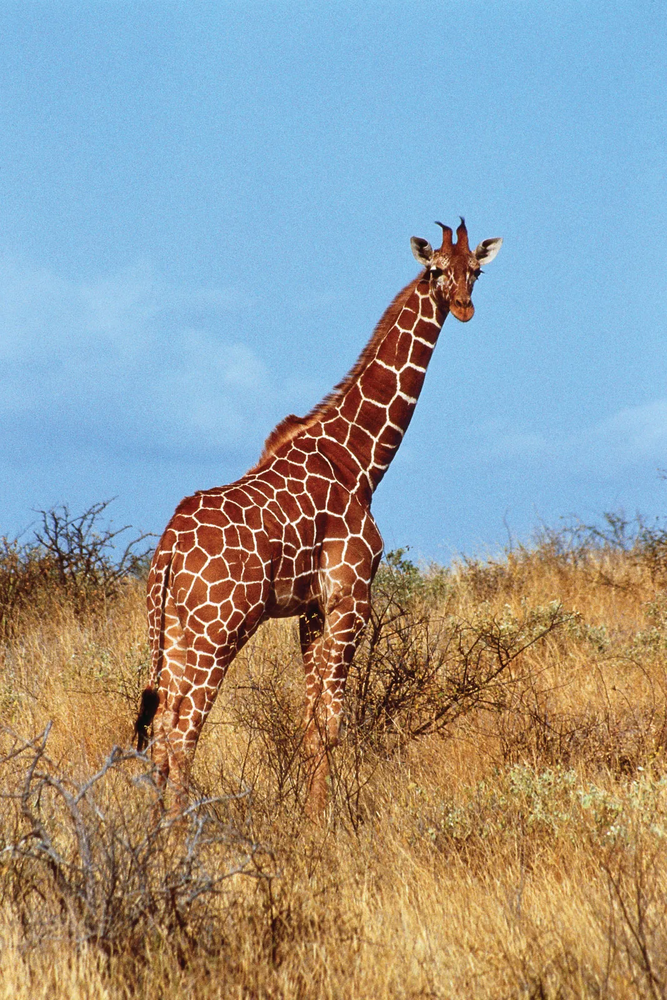
#> input picture images/giraffe-Kenya.png, 667 x 1000 px, shrunk from 1067 x 1600 before the run
$ jupyter execute blur.ipynb
#> lines starting #> are read from the running program, lines starting #| are printed output that depends on the picture
[cell 1]
import cv2
import numpy as np
import matplotlib.pyplot as plt

[cell 2]
image = cv2.imread("./images/giraffe-Kenya.png")
#> image is the input picture: shape (1000, 667, 3); mean B, G, R 152, 154.5, 150.9
image_rgb = cv2.cvtColor(image , cv2.COLOR_BGR2RGB)
image_grey = cv2.cvtColor(image , cv2.COLOR_BGR2GRAY)
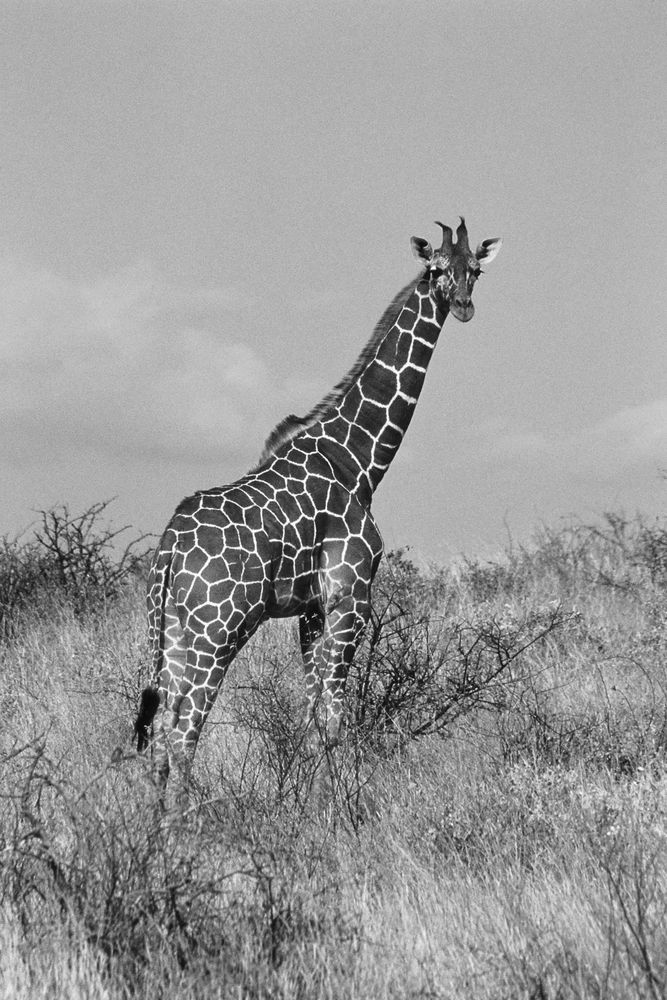
#> image_grey: shape (1000, 667); min 8, max 255, mean 153.2
kernel_s = 10
average_blur =  cv2.blur(image_grey , (kernel_s , kernel_s))
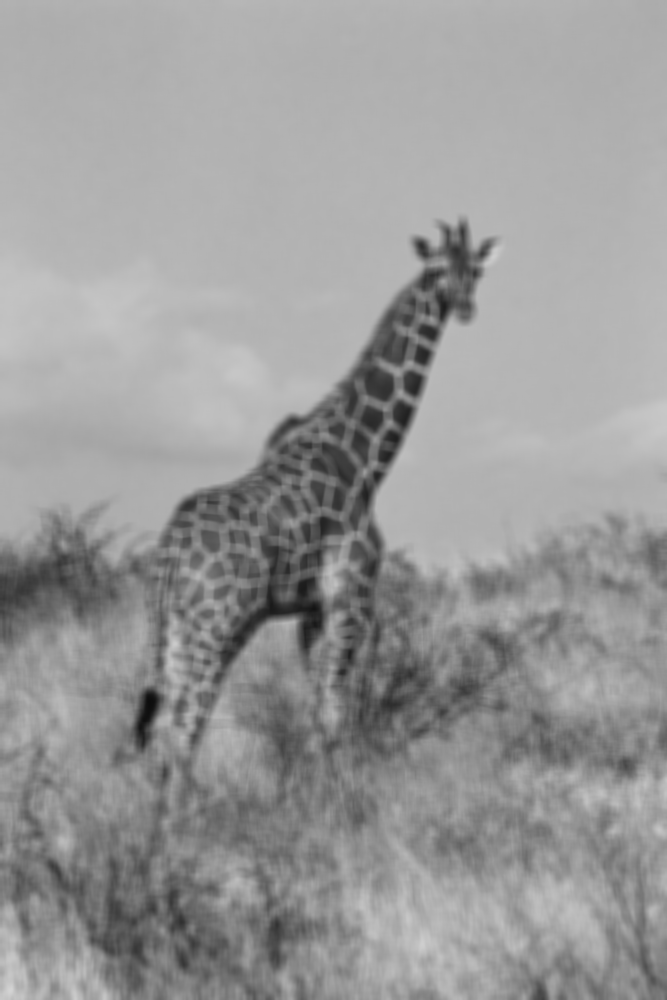
#> average_blur: shape (1000, 667); min 13, max 212, mean 153.2
plt.imshow(average_blur ,  cmap  = 'grey')

[cell 3]
kernel_s = 31
guassain_blur =  cv2.GaussianBlur(image_grey , (kernel_s , kernel_s) ,0)
plt.imshow(guassain_blur ,  cmap  = 'grey')

[cell 4]
median_blur = cv2.medianBlur(image_grey , 11)
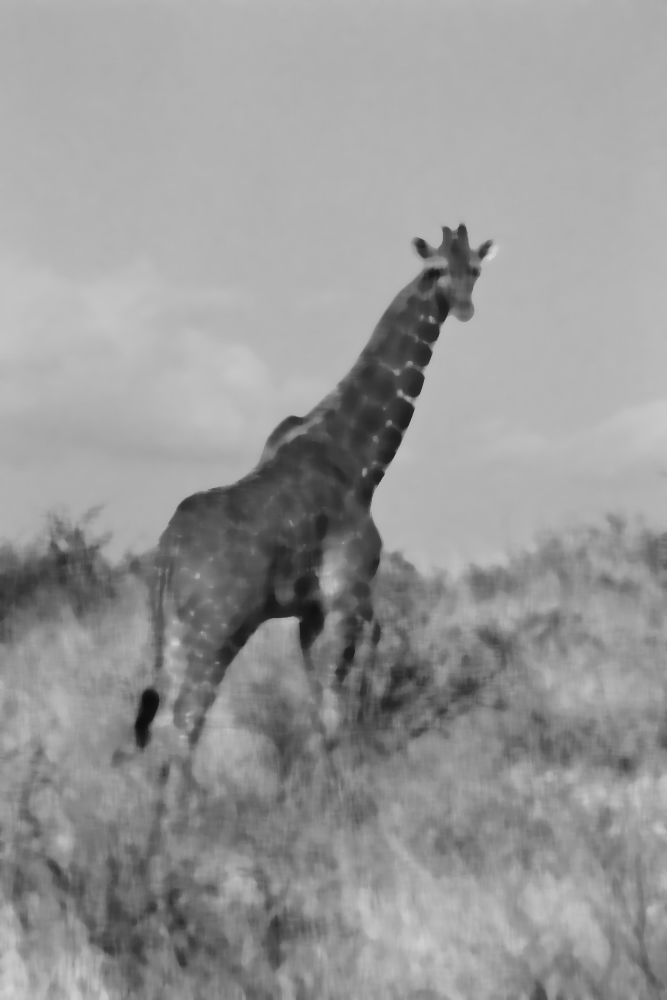
#> median_blur: shape (1000, 667); min 13, max 214, mean 151.7
plt.imshow(median_blur ,  cmap  = 'grey')

[cell 5]
plt.figure(figsize=(14, 12))

plt.subplot(2, 2, 1)
plt.imshow(image_rgb)
plt.title("Original Image")
plt.subplot(2, 2, 2)
plt.imshow(average_blur ,  cmap  = 'grey')
plt.title("Average Blur")
plt.subplot(2, 2, 3)
plt.imshow(guassain_blur ,  cmap  = 'grey')
plt.title("Gaussian Blur")
plt.subplot(2, 2, 4)
plt.imshow(median_blur ,  cmap  = 'grey')
plt.title("Median Blur")
plt.show()
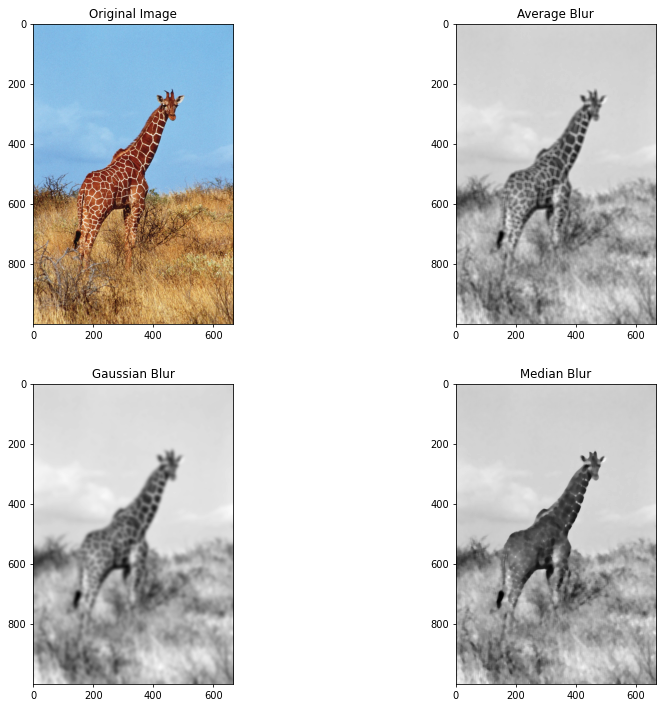
#> figure drawn by matplotlib, 4 panels

$ run again, with images/butterfly.jpg saved as images/giraffe-Kenya.png
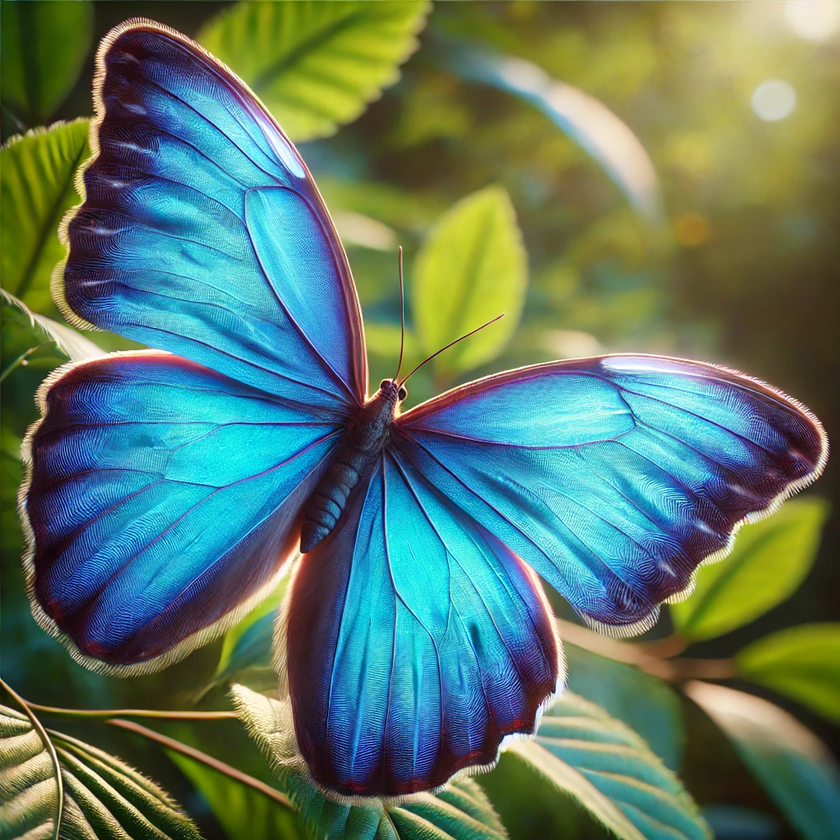
#> input picture images/butterfly.jpg, 840 x 840 px, shrunk from 1024 x 1024 before the run
#> image is the input picture: shape (840, 840, 3); mean B, G, R 102.9, 121.6, 93.2
#> `average_blur =  cv2.blur(image_grey , (kernel_s , kernel_s))`:
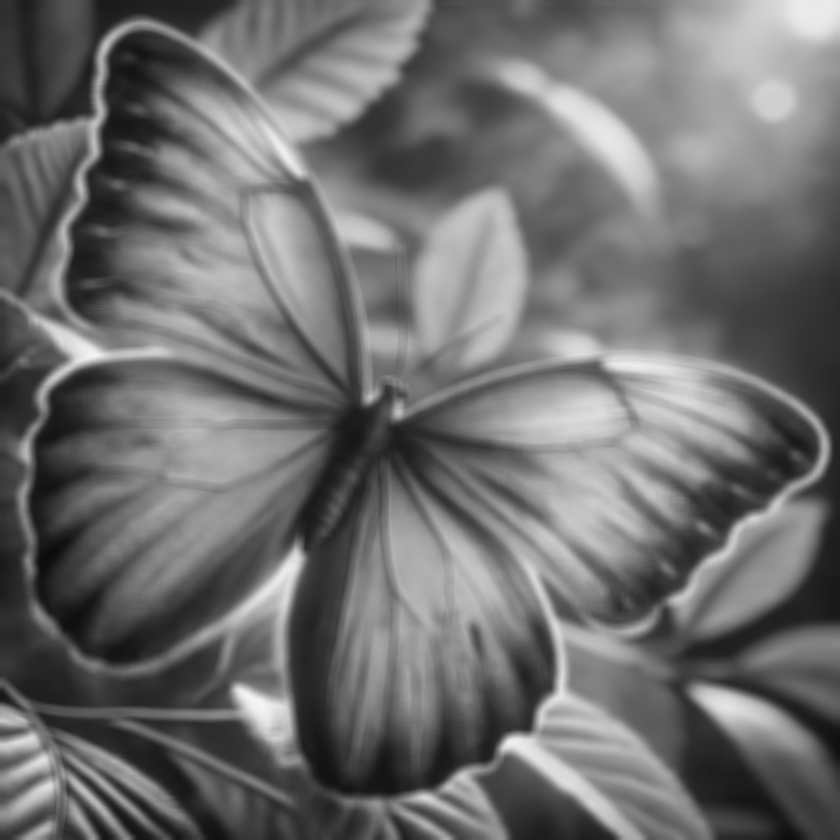
#> average_blur: shape (840, 840); min 11, max 244, mean 111
#> `plt.show()`:
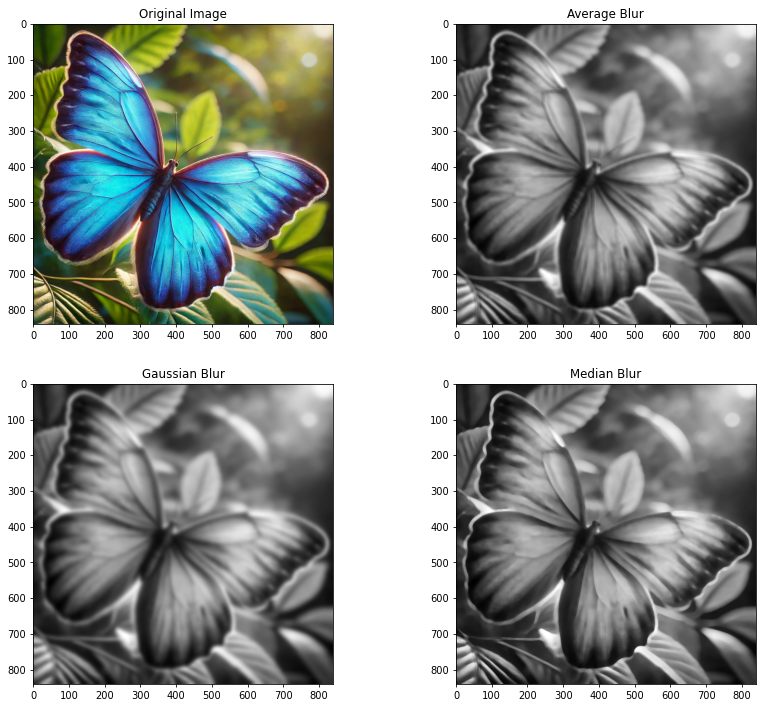
#> figure drawn by matplotlib, 4 panels
